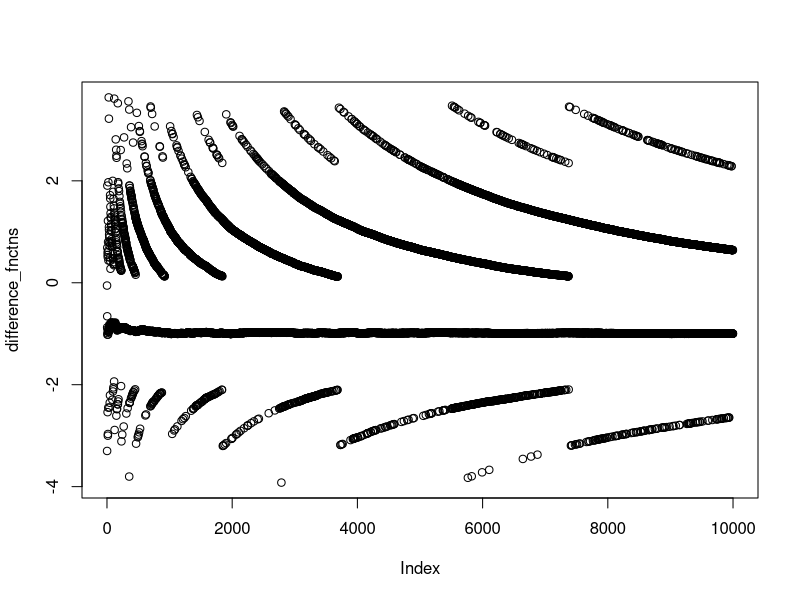

Recreate this plot in R.
options(digits =22)

myvar <- function(x) {
  n <- length(x)
  a<-sum(x^2)
  b<-sum(x)
  c<-(a-(b^2/ n)) / (n - 1)

  return(c)
}
set.seed(123)
n <- 10000
mean_value <- 10^8
variance<-1
std_dev <- sqrt(variance)
x <- rnorm(n, mean_value, std_dev)

difference_fnctns <- c()
for (i in 2:n) {
  x_sub <- x[1:i]
  y_sub <- myvar(x_sub) - var(x_sub)
  difference_fnctns <- c(difference_fnctns, y_sub)
}

plot(difference_fnctns)

#print(var(x))
#print(difference_fnctns)
#plot( difference_fnctns, type="p", col="red", main="myvar and R's var function difference", xlab="i", ylab="Yi")




